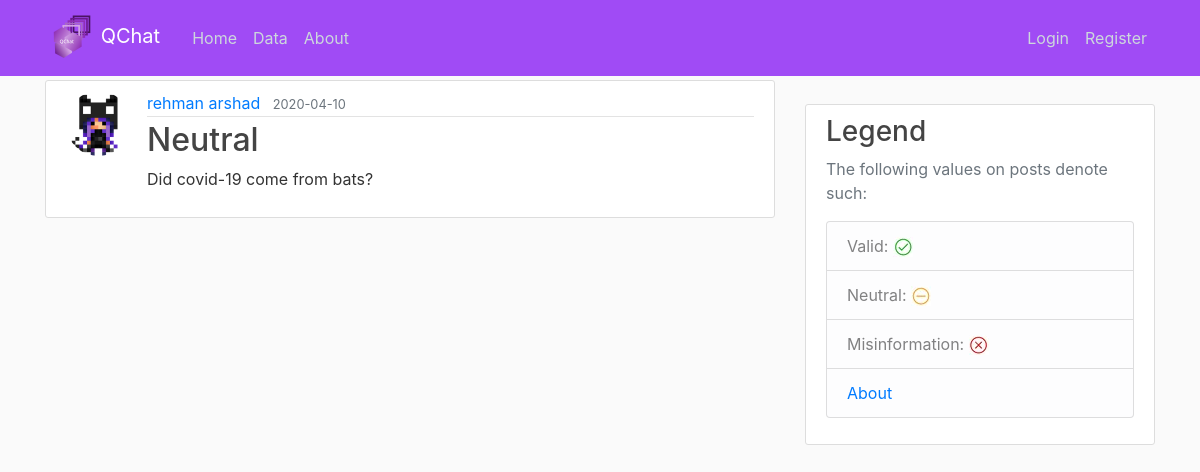
/post/38, run on the app's committed database.
### app/models.py (models this page shows, shortened)
class User(db.Model, UserMixin):
    id = db.Column(db.Integer, primary_key=True)                                    # Primary Key
    username = db.Column(db.String(20), unique=True, nullable=False)                # Each User will have a username, with a max(20) characters, it must be unique, and Null is not allowed!
    email = db.Column(db.String(120), unique=True, nullable=False)                  # Each User will have an email, with a max(120) characters, it must be unique, and Null is not allowed!
    image_file = db.Column(db.String(2083), nullable=False, default='default.jpg')    # Each User will have a defualt profile Image, so uniqueness does not apply, since Null is not allowed!
    password = db.Column(db.String(60), nullable=False)                             # Each User will have passwords, with a max(60) characters, uniqueness does not apply, and Null is not allowed!
    posts = db.relationship('Post', backref='author', lazy=True)                    # This is linked to Posts, Lazy Evaluation is set to: True

class Post(db.Model):
    id = db.Column(db.Integer, primary_key=True)                                    # Primary Key
    title = db.Column(db.String(100), nullable=False)                               # Each Post will have a title, with a max(100) characters, uniqueness does not apply, and Null is not allowed!
    date_posted = db.Column(db.DateTime, nullable=False, default=datetime.utcnow)   # Each Post will have a date_posted, with DateTime set to utcnow, current time, and Null is not allowed!
    content = db.Column(db.Text, nullable=False)                                    # Each Post will have a content with no character limit, and Null is not allowed!
    user_id = db.Column(db.Integer, db.ForeignKey('user.id'), nullable=False)       # This is using the user id as a ForeignKey, each post must have an Author, so Null is not allowed!

### app/posts/routes.py (the view)
@posts.route('/post/<int:post_id>')
def post(post_id):
    post = Post.query.get_or_404(post_id)
    return render_template('post.html', title=post.title, post=post)

### app/templates/post.html (shortened to what this page needs)
{% extends "template.html" %}
{% block content %}
    <article class="media content-section">
        <img class="rounded-circle article-img" src="{{ post.author.image_file }}">
        <div class="media-body overflow-auto text-break">
            <div class="article-metadata">
                <a class="mr-2" href="{{ url_for('users.user_posts', username=post.author.username) }}">{{ post.author.username }}</a>
                <small class="text-muted">{{ post.date_posted.strftime('%Y-%m-%d') }}</small>
            </div>
            <h2 class="article-title"> {{ post.title }} </h2>
            <p class="article-content">{{ post.content }}</p>
        </div>
    </article>
{% endblock content %}

### app/static/main.css (style rules this page uses)
body { background: #fafafa; color: #333333; margin-top: 5rem; }
h1, h2, h3, h4, h5, h6 { color: #444444; }
.content-section { background: #ffffff; padding: 10px 20px; border: 1px solid #dddddd; border-radius: 3px; margin-bottom: 20px; }
.article-title { color: #444444; }
.article-content { white-space: pre-line; }
.article-img { height: 65px; width: 65px; margin-right: 16px; }
.article-metadata { padding-bottom: 1px; margin-bottom: 4px; border-bottom: 1px solid #e3e3e3 }

### data on the page
User: author.image_file (picture), author.username "rehman arshad"
Post: date_posted "2020-04-10", title "Neutral", content "Did covid-19 come from bats?"
